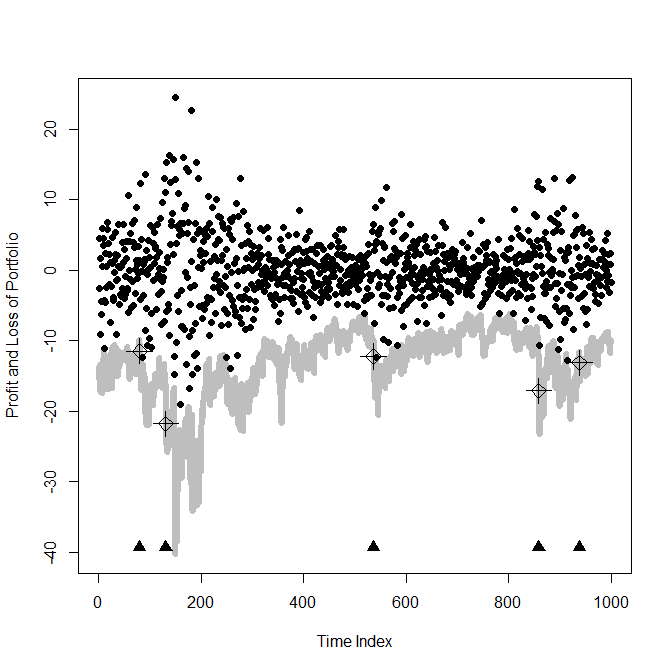

Generate this figure with R:
############################# computation of VaR using Gaussian copula
rm(list = ls(all = TRUE))
graphics.off()

# please set working directory setwd('C:/...') setwd('~/...') #
# linux/mac os setwd('/Users/...') # windows

libraries = c("fGarch", "foreach", "doParallel", "copula")
lapply(libraries, function(x) if (!(x %in% installed.packages())) {
    install.packages(x)
})
lapply(libraries, library, quietly = TRUE, character.only = TRUE)

############################# set up
eps1                = read.csv("eps1.csv")
sp.126              = read.csv("sp126.csv", header = T)[, -c(1, 2)]
p1                  = sp.126[-1, ]
p2                  = sp.126[-length(sp.126[, 1]), ]
l.r                 = 100 * log(p1/p2)
r                   = l.r
r1                  = r[, -c(1)]
r2                  = r1
dims                = 5
attach(r2)
r2                  = data.frame(cbind(AVB, EQR, TXN, ADI, LLY))
M                   = 1000
backtestNr          = 1000
VaR                 = matrix(NA, backtestNr, 4)
slidingWindowLength = 300
eps                 = matrix(NA, backtestNr, dim(r2)[2])
colnames(eps)       = colnames(r2)
eps1                = data.frame()
dat                 = eps1
paraMat             = list()
para                = matrix(NA, dims, 4)
sigma               = matrix(NA, backtestNr, dims)

############################# estimation GARCH parameter
cl     = makeCluster(37)
registerDoParallel(cl)
getDoParWorkers()
dat    = r2
datMat = list()

for (i in 1:backtestNr) {
    datMat[[i]] = dat[c(i:(i + (slidingWindowLength - 1))), 1:dims]
}
lengthPara  = 4
lengthEps1  = slidingWindowLength
lengthSigma = slidingWindowLength

objFun = function(dMat) {
    paraComb = list()
    library(fGarch)
    for (i in 1:dims) {
        fit           = garchFit(~garch(1, 1), data = dMat[[i]], trace = F)
        eps1.loop     = fit@residuals/fit@sigma.t
        para.loop     = fit@fit$coef
        sigma.loop    = fit@sigma.t
        lengthPara    = length(para.loop)
        paraComb[[i]] = c(para.loop, sigma.loop, eps1.loop)
    }
    return(paraComb)
}
resultD = foreach(dMat = datMat) %dopar% objFun(dMat)
stopCluster(cl)


############################# estimation of copula parameter
cl          = makeCluster(37)
registerDoParallel(cl)
getDoParWorkers()
lengthPara  = 4
lengthEps1  = slidingWindowLength
lengthSigma = slidingWindowLength
totalLength = lengthPara + lengthEps1 + lengthSigma

epsComb = list()
for (i in 1:backtestNr) {
    k            = pobs(as.data.frame(resultD[[i]]))
    epsComb[[i]] = k[-(1:(lengthPara + lengthEps1)), ]   
}
datMatEps = epsComb

objFun = function(dMat) {
    library(copula)
    normal.cop  = normalCopula(c(0.91), dim = dims, dispstr = "ex")
    fit.mln     = fitCopula(normal.cop, dMat, method = "mpl")
    para.normal = summary(fit.mln)$coefficient[1]
    return(para.normal)
}

resultDcopPara = foreach(dMat = datMatEps, .combine = "rbind") %dopar% 
objFun(dMat)
stopCluster(cl)

############################# compute VaR
spread.real.0 = sp.126
attach(spread.real.0)
### real loss of portfolio
spread.real = data.frame(cbind(AVB, EQR, TXN, ADI, LLY)) 
### portfolio real P&L
S      = rowSums(spread.real)
S1     = S[-1]
S2     = S[-length(S)]
S3     = S2 - S1  # S3, portfolio value, 2024*1
L.real = S3[301:(300 + backtestNr)]
cl     = makeCluster(37)
registerDoParallel(cl)  
getDoParWorkers()
lengthPara  = 4  
lengthEps1  = slidingWindowLength  
lengthSigma = slidingWindowLength
totalLength = lengthPara + lengthEps1 + lengthSigma
para.vec    = resultDcopPara  
VaR         = matrix(NA, backtestNr, 4) 
datMatIndex = c(1:backtestNr)
VaRt_store  = matrix(777, backtestNr, 4)
objFunVaR   = function(dMat) {
    i = dMat
    library(copula)
    para.normal      = para.vec[i]
    normal.cop.2     = normalCopula(para.normal, dim = dims, dispstr = "ex")     
    u                = rCopula(M, normal.cop.2) 
    u                = qnorm(u)
    k                = as.data.frame(resultD[[i]])  
    k1               = k[c(1:lengthPara, lengthPara + lengthEps1, totalLength), ]  
    h                = sqrt(k1[2, ] + k1[3, ] * k1[lengthPara + 1, ]^2 * k1[lengthPara + 
                       2, ]^2 + k1[4, ] * k1[lengthPara + 1, ]^2) 
    k2               = matrix(NA, M, dims)
    k3               = matrix(NA, M, dims)
    k2[1, ]          = as.matrix(k1[1, ])  
    mu.t             = k2[rep(1, M), ]  
    k3[1, ]          = as.matrix(k1[lengthPara + 1, ])  
    sig.t            = k3[rep(1, M), ]     
    R                = mu.t + sig.t * u  
    spread.real.loop = read.csv("sp126.csv")[, -c(1:2)]
    attach(spread.real.loop)
    spread           = data.frame(cbind(AVB, EQR, TXN, ADI, LLY))
    s1               = spread[i + (slidingWindowLength), ]   
    st               = data.frame(matrix(NA, M, dims))     
    st[1, ]          = s1
    st               = st[rep(1, M), ]
    L.sim            = matrix(NA, M, 1)  
    L.sim            = rowSums(st * (exp(0.01 * R) - 1))  
    VaRt1005         = quantile(L.sim, 0.05)
    VaRt1001         = quantile(L.sim, 0.01)
    VaRt10005        = quantile(L.sim, 0.005)
    VaRt10001        = quantile(L.sim, 0.001)
    VaRt             = c(VaRt1005, VaRt1001, VaRt10005, VaRt10001)
    return(VaRt) 
}

resultVaR = foreach(dMat = datMatIndex, .combine = "rbind") %dopar% objFunVaR(dMat) 
stopCluster(cl)
head(resultVaR)  
VaR       = resultVaR
resultComb = data.frame(L.real, VaR)


############################# exceeding ratio
Exceeding_Ratio = numeric(4)
for (alpha in 2:5) {
    nullVector = rep(0, backtestNr)
    for (i in 1:length(resultComb[, alpha])) {
        if (resultComb[, 1][i] < resultComb[, alpha][i]) {
            nullVector[i] = 1
        } else {
            nullVector[i] = 0
        }
    }
    Exceeding_Ratio[alpha] = sum(nullVector)/backtestNr
}
Exceeding_Ratio

############################# plot of VaR and quantile = 0.001
alpha           = 5
ptForPlot       = c(min(resultComb[, 1]), min(resultComb[, 2]), min(resultComb[, 
                  3]), min(resultComb[, 4]), min(resultComb[, 5]))
lowPt           = min(ptForPlot)
upPt            = max(resultComb[, 1])
Portfolio_Value = seq(lowPt, upPt, length.out = length(resultComb[, 1]))
Time_Index      = 1:length(seq(lowPt, upPt, length.out = length(resultComb[, 
                  1])))
plot(Time_Index, 
     Portfolio_Value, 
     col  = "white", 
     pch  = 19, 
     cex  = 0.5, 
     xlab = "Time Index", 
     ylab  = "Profit and Loss of Portfolio")
lines(resultComb[, alpha], col = "gray", lwd = 6)

for (i in 1:length(resultComb[, alpha])) {
    if (resultComb[, 1][i] < resultComb[, alpha][i]) {
        points(i, lowPt + 1, col = "black", pch = 17, cex = 1.5)  
        points(i, resultComb[, 1][i], 
               col = "black", 
               pch = 3, 
               cex = 2.5, 
               lwd = 1)  
        points(i, resultComb[, 1][i], 
               col = "black", 
               pch = 5, 
               cex = 1.5, 
               lwd = 1) 
    } else {
        points(i, resultComb[, 1][i], 
               col = "black", 
               pch = 19, 
               cex = 1) 
    }
}
